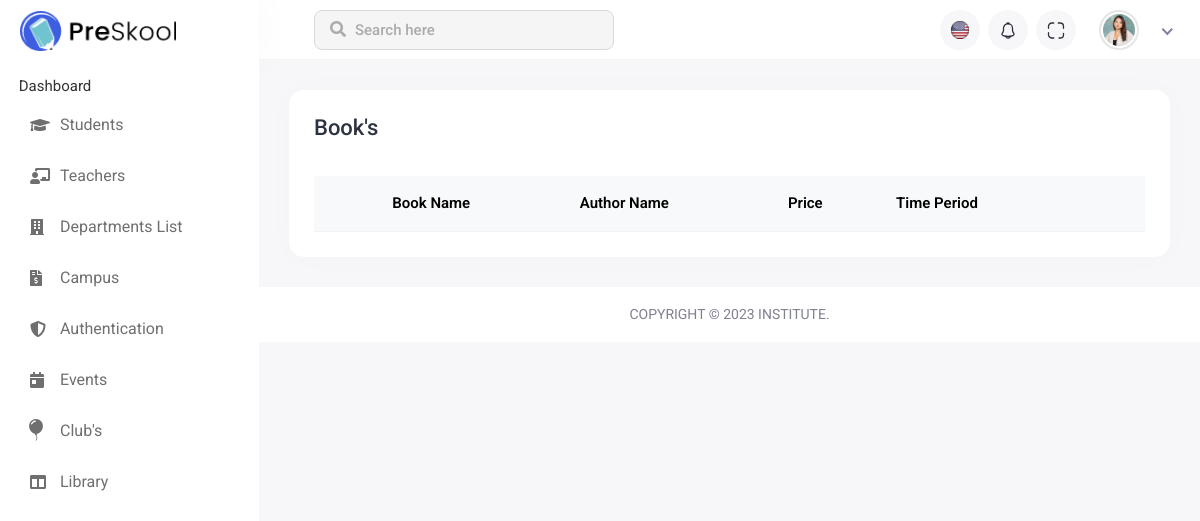
The app's page /book_page/, older data.
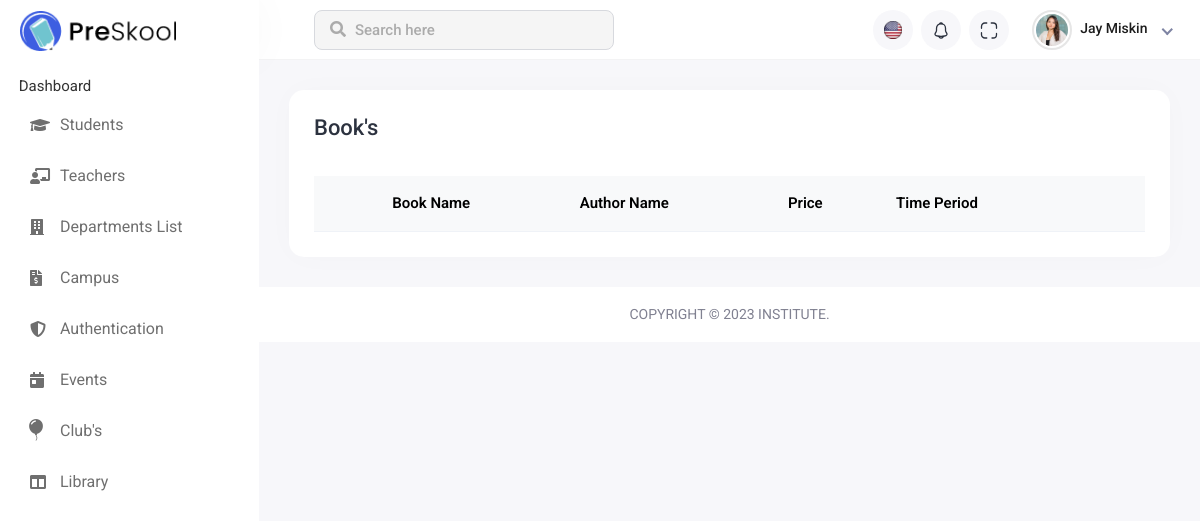
The same page, newer data.
### institute_App/models.py (models this page shows, shortened)
class Common(models.Model):
    Master=models.ForeignKey(Master, on_delete=models.CASCADE)
    Name=models.CharField(max_length=50)
    DateOfBirth=models.DateField(default='2022-11-21')
    DateOfJoining=models.DateField(default='2022-11-21')
    Address=models.CharField(max_length=100)
    class Meta:
        db_table="common"

### institute_App/views.py (the view)
# urls.py: path('book_page/',book_page,name='book_page'),
def book_page(request):
    book_page_data(request) #load student data
    return render(request,'book_page.html', data)

### institute_App/views.py (called while the page is built)
def book_page_data(request):
    print(request.POST)
    book = Book.objects.all()
    data['book'] = book

### institute_App/templates/book_page.html (shortened to what the changed rows need)
{% extends 'base.html' %}
{% load static %}
{% block main_content %}
<div class="main-wrapper">
    <div class="header">
        <ul class="nav user-menu">
            <li class="nav-item dropdown has-arrow new-user-menus">
                <a href="#" class="dropdown-toggle nav-link" data-bs-toggle="dropdown">
                    <span class="user-img">
                        <div class="user-text">
                            <h6>{{user_data.first_name}} {{user_data.last_name}}</h6>
                        </div>
                    </span>
                </a>
            </li>
        </ul>
    </div>
    <div class="page-wrapper">
        <div class="content container-fluid">
            <div class="row">
                <div class="col-sm-12">
                    <div class="card card-table comman-shadow">
                        <div class="card-body">
                            <div class="table-responsive">
                                <table
                                    class="table border-0 star-student table-hover table-center mb-0 datatable table-striped">
                                    <thead class="student-thread">
                                        <tr>
                                            <th>
                                            </th>
                                            <th>Book Name</th>
                                            <th>Author Name</th>
                                            <th>Price</th>
                                            <th>Time Period</th>
                                            <th></th>
                                        </tr>
                                    </thead>
                                </table>
                            </div>
                        </div>
                    </div>
                </div>
            </div>
        </div>
    </div>
</div>
{% endblock %}

Row changes from the older to the newer data that the page shows:
added Common: first_name "Jay", last_name "Miskin"
